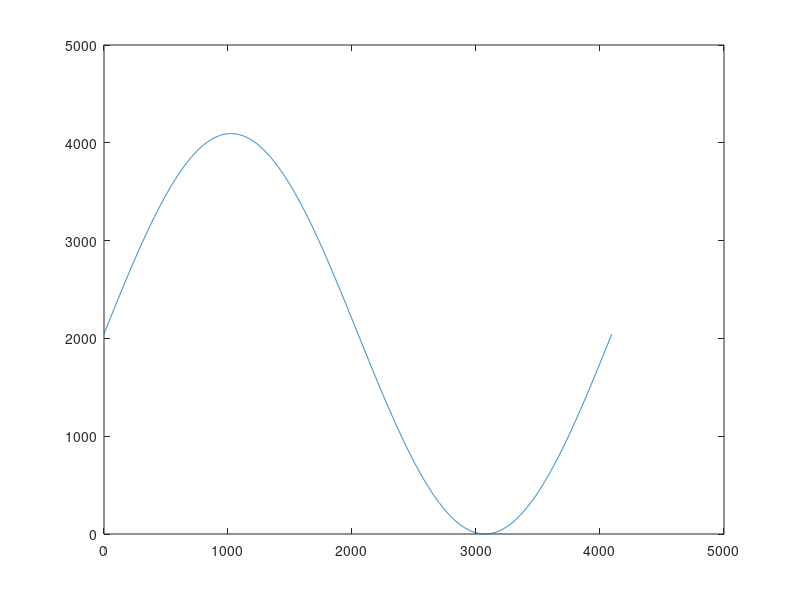

Reproduce this figure in MATLAB.
clear
clc
n = 0:4095 ;
yn = sin(2*pi/4096*n) ;
 
yn = round((yn+1)*2047); 
 
plot(n,yn);
 
fid = fopen('C:\Users\s.novikov\Documents\work\271124\rom_test_3.mi','wt');
fprintf(fid,'#File_format=Hex,\n#Address_depth=4096,\n#Data_width=12,');
 
for i = 1 : 4096
    if mod(i-1,1) == 0 
        fprintf(fid,'\n');
    end
    fprintf(fid,'%X,',yn(i));
end
